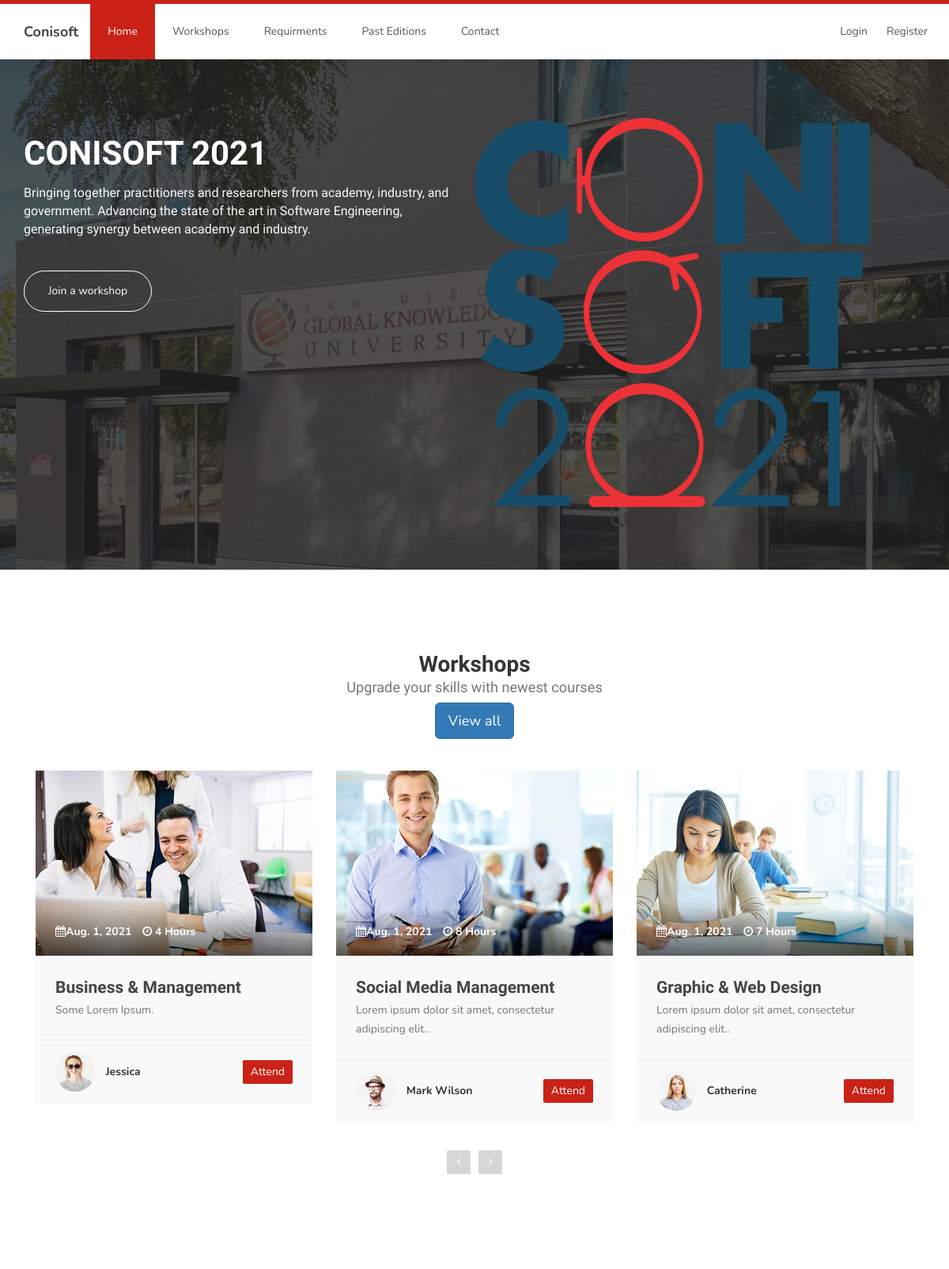
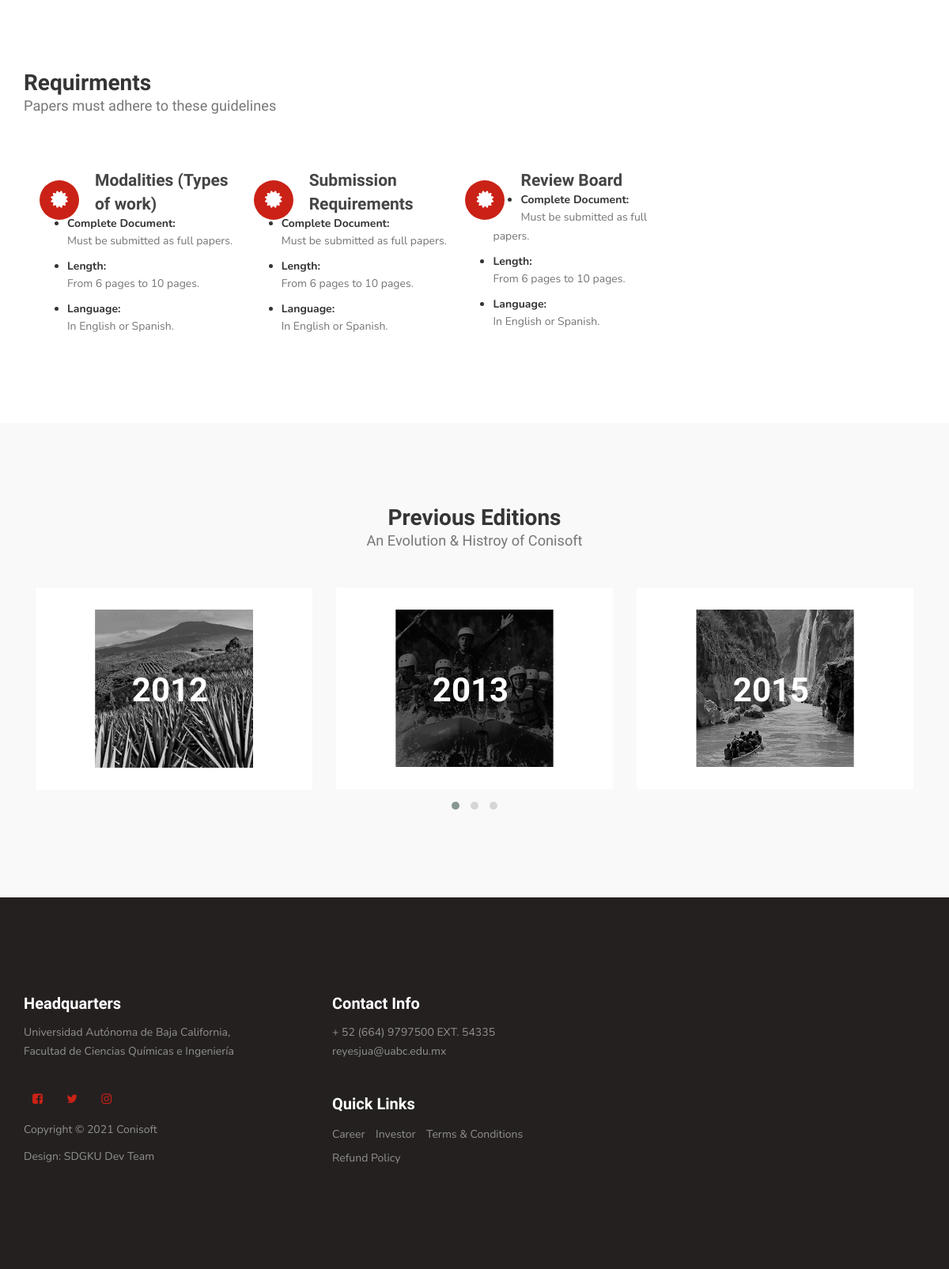
The page / on the database its author committed (2 pictures, top to bottom).
### mainApp/models.py (models this page shows, shortened)
class Carosel(models.Model):
    heading = models.CharField(max_length=200)
    text = models.CharField(max_length=500)
    background_image = models.ImageField(upload_to=None, height_field=None, width_field=None, max_length=100)
    logo_image = models.ImageField(upload_to=None, height_field=None, width_field=None, max_length=100, default='path/to/my/default/image.jpg')

class Course(models.Model):
    date = models.DateField()
    time_length = models.IntegerField()
    name = models.CharField(max_length=200)
    description = models.CharField(max_length=200)
    presenter = models.CharField(max_length=200)
    image = models.ImageField(upload_to=None, height_field=None, width_field=None, max_length=100)
    presenter_image = models.ImageField(upload_to=None, height_field=None, width_field=None, max_length=100)

class PaperRequirement(models.Model):
    heading = models.CharField(max_length=200)
    text1 = models.CharField(max_length=200, null=True)
    text2 = models.CharField(max_length=200, null=True)
    text3 = models.CharField(max_length=200, null=True)
    text4 = models.CharField(max_length=200, null=True)
    text5 = models.CharField(max_length=200, null=True)

class Edition(models.Model):
    year = models.CharField(max_length=4)
    image = models.ImageField(upload_to=None, height_field=None, width_field=None, max_length=100)
    link = models.URLField()

### mainApp/views.py (the view)
        def obj_function(request):
            returned_objects_dictionary = {'editions':Edition.objects.all(), 'topics':Topic.objects.all(),
            'requirements':PaperRequirement.objects.all(), 'courses':Course.objects.all(), 'carosels':Carosel.objects.all()}
            return render(request, 'index.html', returned_objects_dictionary)

### mainApp/views.py (called while the page is built)
    def as_view():
        def obj_function(request):
            returned_objects_dictionary = {'editions':Edition.objects.all(), 'topics':Topic.objects.all(),
            'requirements':PaperRequirement.objects.all(), 'courses':Course.objects.all(), 'carosels':Carosel.objects.all()}
            return render(request, 'index.html', returned_objects_dictionary)
        return obj_function

### templates/index.html
{% extends 'base.html' %}
{% load static %}
{% block content %}
<section id="home">
     <div class="row">
          <div class="owl-carousel owl-theme home-slider">
               {% for object in carosels %}
               <div class="item item-second">
                    <div class="caption">
                         <div class="container">
                              <div class="col-md-6 col-sm-12">
                                   <h1>{{ object.heading }}</h1>
                                   <h3>{{ object.text }}
                                   </h3>
                                   <a href="/workshops" class="section-btn btn btn-default smoothScroll">Join a workshop</a>
                              </div>
                              <div class="sdgku-logo-container">
                                   <img src="{{ object.logo_image.url }}" class="logo" style="width: 500px;">
                              </div>
                         </div>
                    </div>
               </div>
               {% endfor %}
          </div>
     </div>
</section>
<section id="courses">
     <div class="container">
          <div class="row">
               <div class="col-md-12 col-sm-12">
                    <div class="section-title">
                         <h2>Workshops <small>Upgrade your skills with newest courses</small></h2><a href ="/workshops" class="btn btn-lg btn-primary">View all</a>
                    </div>
                    <div class="owl-carousel owl-theme owl-courses">
                         {% for object in courses %}
                         <div class="col-md-4 col-sm-4">
                              <div class="item">
                                   <div class="courses-thumb">
                                        <div class="courses-top">
                                             <div class="courses-image">
                                                  <img src="{{ object.image.url }}" class="img-responsive" alt="">
                                             </div>
                                             <div class="courses-date">
                                                  <span><i class="fa fa-calendar"></i>{{ object.date }}</span>
                                                  <span><i class="fa fa-clock-o"></i> {{ object.time_length }}
                                                       Hours</span>
                                             </div>
                                        </div>
                                        <div class="courses-detail">
                                             <h3><a href="/workshops">{{ object.name }}</a></h3>
                                             <p>{{ object.description }}.</p>
                                        </div>
                                        <div class="courses-info">
                                             <div class="courses-author">
                                                  <img src='{{ object.presenter_image.url }}' class="img-responsive"
                                                       alt="">
                                                  <span>{{ object.presenter }}</span>
                                             </div>
                                             <div class="courses-price">
                                                  <a href="/workshops"><span>Attend</span></a>
                                             </div>
                                        </div>
                                   </div>
                              </div>
                         </div>
                         {% endfor %}
                    </div>
               </div>
          </div>
</section>
<section id="about">
     <div class="container">
          <div class="row">
               <div class="col-md-12 col-sm-12">
                    <div class="section-title">
                         <h2>Requirments <small>Papers must adhere to these guidelines</small></h2>
                    </div>
                    <div class="about-info">
                         {% for object in requirements %}
                         <figure>
                              <span><i class="fa fa-certificate"></i></span>
                              <figcaption>
                                   <h3>{{ object.heading }}</h3>
                                   <ul>
                                        <li><strong>Complete Document:</strong>
                                             <p>Must be submitted as full papers.</p>
                                        </li>
                                        <li><strong>Length:</strong>
                                             <p>From 6 pages to 10 pages.</p>
                                        </li>
                                        <li><strong>Language:</strong>
                                             <p>In English or Spanish.</p>
                                        </li>
                                   </ul>
                              </figcaption>
                         </figure>
                         {% endfor %}
                    </div>
               </div>
          </div>
     </div>
</section>
<section id="testimonial">
     <div class="container">
          <div class="row">
               <div class="col-md-12 col-sm-12">
                    <div class="section-title">
                         <h2>Previous Editions <small>An Evolution & Histroy of Conisoft</small></h2>
                    </div>
                    <div class="owl-carousel owl-theme owl-client">
                         {% for object in editions %}
                         <div class="col-md-4 col-sm-4">
                              <div class="item">
                                   <div class="tst-author">
                                        <a href="{{ object.link }}">
                                             <h4>{{ object.year }}</h4>
                                        </a>
                                        <div class="tst-image">
                                             <img src='{{ object.image.url }}' class="img-responsive" alt="">
                                        </div>
                                   </div>
                              </div>
                         </div>
                         {% endfor %}
                    </div>
               </div>
          </div>
</section>
{% endblock content %}

### static/css/templatemo-style.css (style rules this page uses)
body { background: #ffffff; font-family: 'Nunito', sans-serif; overflow-x: hidden; padding-top: 70px; }
h1, h2, h3, h4, h5, h6 { font-family: 'Muli', sans-serif; font-weight: bold; line-height: inherit; }
h1 { color: #252525; font-size: 3em; line-height: normal; }
h2 { color: #353535; font-size: 2em; padding-bottom: 10px; }
h3 { font-size: 1.5em; margin-bottom: 0; }
h3, h3 a { color: #454545; }
p { color: #757575; font-size: 14px; font-weight: normal; line-height: 24px; }
html { -webkit-font-smoothing: antialiased; }
a { color: #252525; -webkit-transition: 0.5s; transition: 0.5s; text-decoration: none !important; }
a, input, button, .form-control { -webkit-transition: 0.5s; transition: 0.5s; }
.section-title { padding-bottom: 40px; }
.section-title h2 { margin: 0; }
.section-title small { display: block; }
section { position: relative; padding: 100px 0; }
#team, #testimonial { background: #f9f9f9; }
#team, #testimonial { text-align: center; }
.section-btn { background: transparent; border-radius: 50px; border: 1px solid #ffffff; color: #ffffff; font-size: inherit; font-weight: normal; padding: 15px 30px; transition: 0.5s; }
#home { padding: 0; }
#home h1 { color: #ffffff; }
#home h3 { color: #f9f9f9; font-size: 16px; font-weight: 300; margin: 0; padding: 5px 0 40px 0; }
#home .caption { background-color: #252525c7; }
@media (min-width: 768px) { .home-slider .col-md-6 { padding-left: 0; } }
.home-slider .caption { display: flex; justify-content: center; flex-direction: column; text-align: left; background-color: rgba(20, 20, 20, 0.2); height: 100%; color: #fff; cursor: e-resize; }
.home-slider .item { background-repeat: no-repeat; background-attachment: local; background-size: cover; height: 650px; }
.home-slider .item-second { background-image: url(../images/slider-image1.jpg); }
#about figure { display: inline-block; vertical-align: top; margin-left: 15px; }
#about figure span { float: left; margin-left: -15px; padding: 15px 20px; position: relative; top: 20px; }
#about figure span i { background: #ca2216; border-radius: 50px; color: #ffffff; font-size: 25px; width: 50px; height: 50px; line-height: 50px; text-align: center; }
#courses .section-title { text-align: center; }
.courses-thumb { background: #f9f9f9; position: relative; }
.courses-top { position: relative; }
.courses-image { background: linear-gradient(to right, #202020, #101010); }
.courses-date { background: linear-gradient(rgba(255, 0, 0, 0), rgba(0, 0, 0, 0.6)); width: 100%; position: absolute; bottom: 0; padding: 20px 25px; }
.courses-date span, .courses-author span { font-size: 14px; font-weight: bold; }
.courses-date span { color: #ffffff; display: inline-block; margin-right: 10px; }
.courses-detail { padding: 25px 25px 15px 25px; }
.courses-detail h3 { margin: 0 0 2px 0; }
.courses-info { border-top: 1px solid #f0f0f0; position: relative; clear: both; padding: 15px 25px; }
.courses-author, .courses-author span { display: inline-block; vertical-align: middle; }
.courses-author img { display: inline-block !important; border-radius: 50px; width: 50px !important; height: 50px; margin-right: 10px; }
.courses-price { float: right; margin-top: 10px; }
.courses-price span { background: #ca2216; border-radius: 2px; color: #ffffff; display: block; padding: 5px 10px; }
#testimonial .item { background: #ffffff; padding: 2em 2em; text-align: left; }
#courses .col-md-4, #testimonial .col-md-4 { display: block; width: 100%; }
.tst-image img { width: 70% !important; max-width: 20rem; height: auto; margin-left: auto; margin-right: auto; }
.tst-author h4 { margin: 0; position: absolute; left: 36%; top: 39%; font-weight: bold; font-size: 300%; color: white; }

### rows shown on the page
Carosel: heading "CONISOFT 2021", text "Bringing together practitioners and researchers from academy, industry, and government. Advancing the state of the art in Software Engineering, generating synergy between academy and industry.", logo_image (picture)
Course: image (picture), date "Aug. 1, 2021", time_length "4", name "Business & Management", description "Some Lorem Ipsum", presenter_image (picture), presenter "Jessica"
Course: image (picture), date "Aug. 1, 2021", time_length "8", name "Social Media Management", description "Lorem ipsum dolor sit amet, consectetur adipiscing elit.", presenter_image (picture), presenter "Mark Wilson"
Course: image (picture), date "Aug. 1, 2021", time_length "7", name "Graphic & Web Design", description "Lorem ipsum dolor sit amet, consectetur adipiscing elit.", presenter_image (picture), presenter "Catherine"
PaperRequirement: heading "Modalities (Types of work)"
PaperRequirement: heading "Submission Requirements"
PaperRequirement: heading "Review Board"
Edition: year "2012", image (picture)
Edition: year "2013", image (picture)
Edition: year "2015", image (picture)
